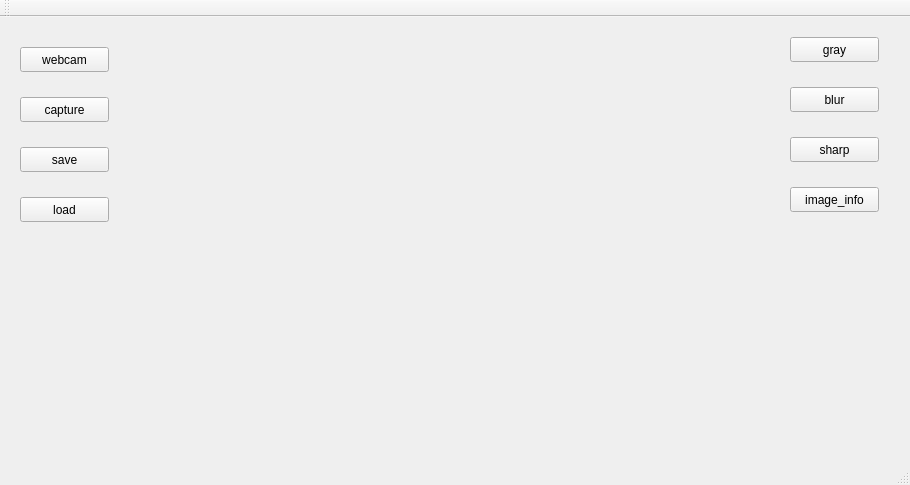
<?xml version="1.0" encoding="UTF-8"?>
<ui version="4.0">
 <class>MainWindow</class>
 <widget class="QMainWindow" name="MainWindow">
  <property name="geometry">
   <rect>
    <x>0</x>
    <y>0</y>
    <width>910</width>
    <height>485</height>
   </rect>
  </property>
  <property name="windowTitle">
   <string>MainWindow</string>
  </property>
  <widget class="QWidget" name="centralWidget">
   <widget class="QPushButton" name="pushButton">
    <property name="geometry">
     <rect>
      <x>20</x>
      <y>30</y>
      <width>89</width>
      <height>25</height>
     </rect>
    </property>
    <property name="text">
     <string>webcam</string>
    </property>
   </widget>
   <widget class="QPushButton" name="pushButton_2">
    <property name="geometry">
     <rect>
      <x>20</x>
      <y>130</y>
      <width>89</width>
      <height>25</height>
     </rect>
    </property>
    <property name="text">
     <string>save</string>
    </property>
   </widget>
   <widget class="QPushButton" name="pushButton_3">
    <property name="geometry">
     <rect>
      <x>20</x>
      <y>180</y>
      <width>89</width>
      <height>25</height>
     </rect>
    </property>
    <property name="text">
     <string>load</string>
    </property>
   </widget>
   <widget class="QPushButton" name="pushButton_4">
    <property name="geometry">
     <rect>
      <x>790</x>
      <y>20</y>
      <width>89</width>
      <height>25</height>
     </rect>
    </property>
    <property name="text">
     <string>gray</string>
    </property>
   </widget>
   <widget class="QPushButton" name="pushButton_5">
    <property name="geometry">
     <rect>
      <x>790</x>
      <y>70</y>
      <width>89</width>
      <height>25</height>
     </rect>
    </property>
    <property name="text">
     <string>blur</string>
    </property>
   </widget>
   <widget class="QPushButton" name="pushButton_6">
    <property name="geometry">
     <rect>
      <x>790</x>
      <y>120</y>
      <width>89</width>
      <height>25</height>
     </rect>
    </property>
    <property name="text">
     <string>sharp</string>
    </property>
   </widget>
   <widget class="QLabel" name="label">
    <property name="geometry">
     <rect>
      <x>130</x>
      <y>30</y>
      <width>640</width>
      <height>360</height>
     </rect>
    </property>
    <property name="text">
     <string/>
    </property>
   </widget>
   <widget class="QPushButton" name="pushButton_7">
    <property name="geometry">
     <rect>
      <x>20</x>
      <y>80</y>
      <width>89</width>
      <height>25</height>
     </rect>
    </property>
    <property name="text">
     <string>capture</string>
    </property>
   </widget>
   <widget class="QPushButton" name="pushButton_8">
    <property name="geometry">
     <rect>
      <x>790</x>
      <y>170</y>
      <width>89</width>
      <height>25</height>
     </rect>
    </property>
    <property name="text">
     <string>image_info</string>
    </property>
   </widget>
  </widget>
  <widget class="QMenuBar" name="menuBar">
   <property name="geometry">
    <rect>
     <x>0</x>
     <y>0</y>
     <width>910</width>
     <height>22</height>
    </rect>
   </property>
  </widget>
  <widget class="QToolBar" name="mainToolBar">
   <attribute name="toolBarArea">
    <enum>TopToolBarArea</enum>
   </attribute>
   <attribute name="toolBarBreak">
    <bool>false</bool>
   </attribute>
  </widget>
  <widget class="QStatusBar" name="statusBar"/>
 </widget>
 <layoutdefault spacing="6" margin="11"/>
 <resources/>
 <connections/>
</ui>
